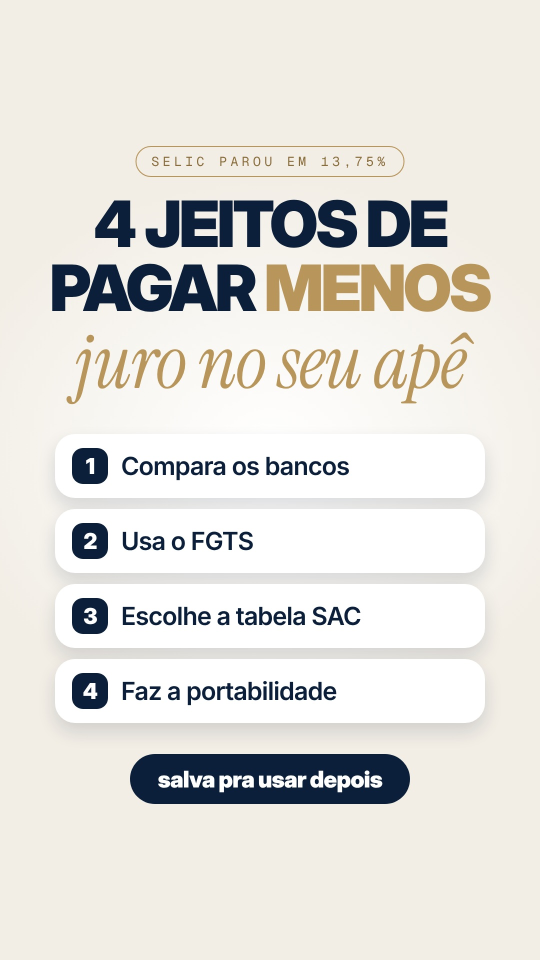
#> input picture videos/juro-4jeitos/v2/capa/capa_a.jpg, 1080 x 1920 px (shown at 1/2 size); its folder holds 3 pictures in this run
$ python capa.py
#> lines starting #> are read from the running program, lines starting #| are printed output that depends on the picture
# capa.py — renderiza as 3 capas (1080x1920) e a prévia do recorte do perfil (3:4, y 240–1680)
import asyncio
from pathlib import Path
from PIL import Image
from playwright.async_api import async_playwright
H = Path(__file__).parent; NOMES = ['capa_a', 'capa_b', 'capa_c']
async def render():
    async with async_playwright() as p:
        b = await p.chromium.launch(); pg = await b.new_page(viewport={'width': 1080, 'height': 1920})
        for n in NOMES:
            await pg.goto((H / f'{n}.html').as_uri()); await pg.evaluate('document.fonts.ready'); await pg.wait_for_timeout(400)
            await pg.screenshot(path=str(H / f'{n}.png')); Image.open(H / f'{n}.png').convert('RGB').save(H / f'{n}.jpg', quality=94); (H / f'{n}.png').unlink()
        await b.close()
asyncio.run(render())
#> (the call stopped at `async def render(): async with async_playwright() as p: b = await p.ch..`: playwright is not available in this run)
S = Image.new('RGB', (560 * 3 - 20, 720), 'white')
#> S: PIL image 1660x720 RGB; every value is 255
for i, n in enumerate(NOMES): S.paste(Image.open(H / f'{n}.jpg').crop((0, 240, 1080, 1680)).resize((540, 720)), (i * 560, 0))
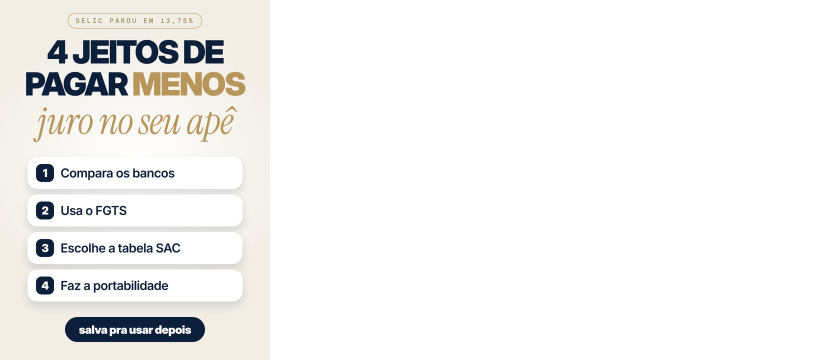
#> S: PIL image 1660x720 RGB (shown at 1/2 size); mean R, G, B 243.8, 243.4, 242.2
#> pass 2 of the loop `for i, n in enumerate(NOMES): S.paste(Image.open(H / f'{n}.jpg').crop(..`:
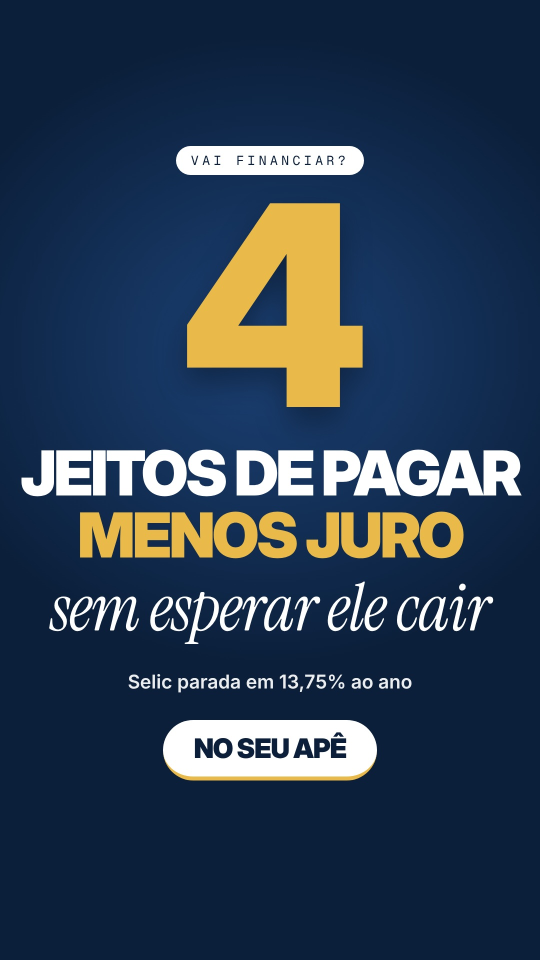
#> input picture videos/juro-4jeitos/v2/capa/capa_b.jpg, 1080 x 1920 px (shown at 1/2 size)
#> `for i, n in enumerate(NOMES): S.paste(Image.open(H / f'{n}.jpg').crop(..`:
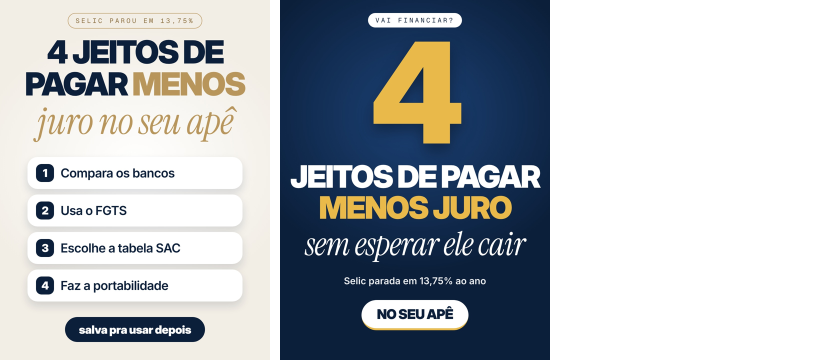
#> S: PIL image 1660x720 RGB (shown at 1/2 size); mean R, G, B 179, 183.7, 188.3
#> pass 3 of the loop `for i, n in enumerate(NOMES): S.paste(Image.open(H / f'{n}.jpg').crop(..`:
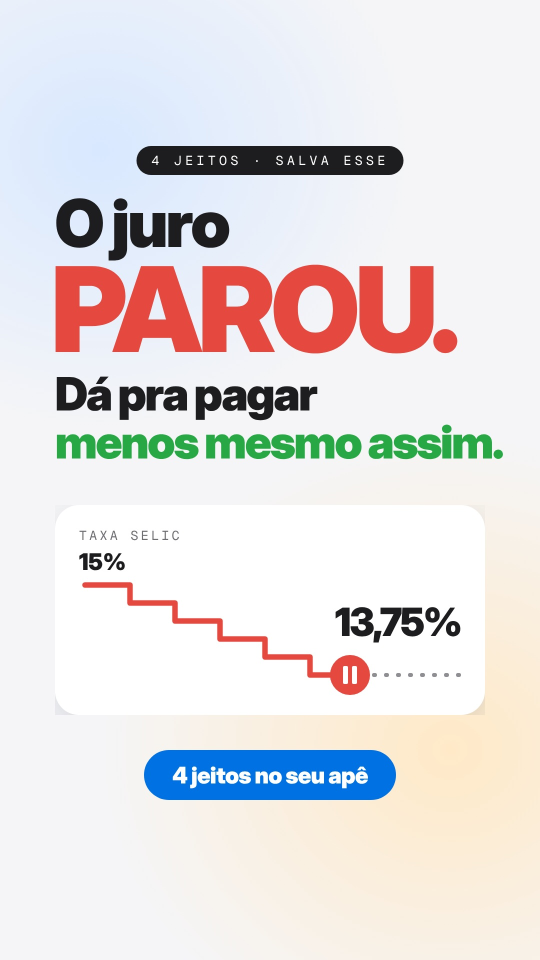
#> input picture videos/juro-4jeitos/v2/capa/capa_c.jpg, 1080 x 1920 px (shown at 1/2 size)
#> `for i, n in enumerate(NOMES): S.paste(Image.open(H / f'{n}.jpg').crop(..`:
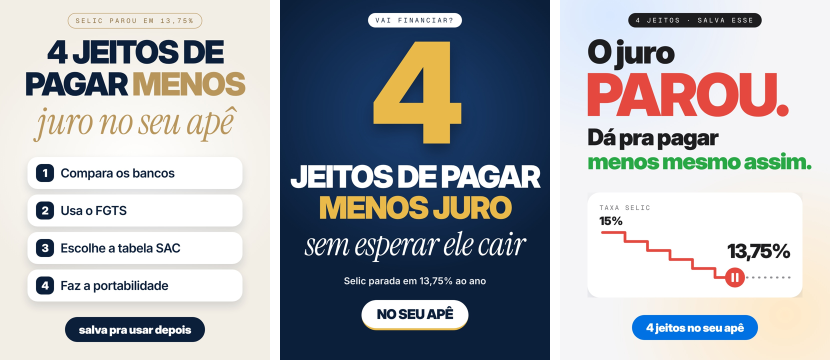
#> S: PIL image 1660x720 RGB (shown at 1/2 size); mean R, G, B 168.7, 171.7, 176.4
S.save(H / 'previa_lado_a_lado.jpg', quality=88); print('ok')
#| ok
